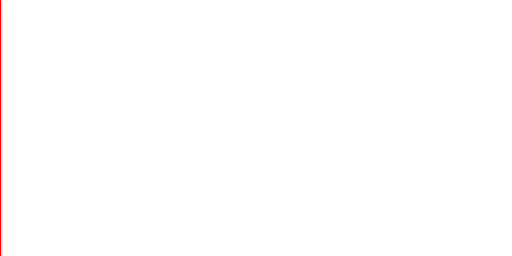
Frame 1 (no input)
Frame 60 (the mouse pressed at the canvas centre just before this capture): identical to frame 1, image omitted
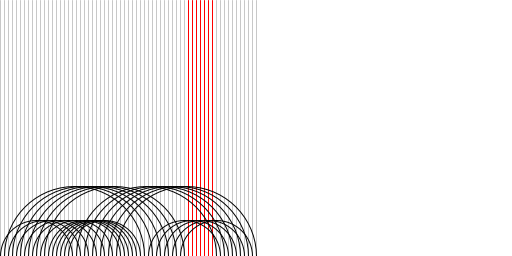
Frame 120 (the mouse held since frame 60 and released just before this capture)

The Processing sketch that drew these frames (run headless with seeded random() and noise(); from frame 60 on, the mouse is pressed at the canvas centre):

// Processing sketch: ShuffleArcs
// ── ShuffleArcs.pde
int sc = 4;
boolean[] swapped;
int[] positions;

void setup() {
  size(512, 256);
  ellipseMode(CORNER);
  noFill();
  smooth();
}

void draw() {
  int n = mouseX / sc + 1;

  int skipAmount = (mouseY / 8) + 1;
  boolean[] swapped = new boolean[n];
  int[] positions = new int[n];
  for(int lowest = 0; lowest < n; lowest++) {
    if(!swapped[lowest]) {
      int start = lowest;
      int skip = 1;
      while(start < n) {
        skip += skipAmount;
        int end = start + skip;
        while(end < n && swapped[end]) {
          skip += skipAmount;
          end += skipAmount;
        }
        if(end < n) {
          swapped[start] = true;
          positions[start] = end;
          swapped[end] = true;
          positions[end] = start;
        }
        start = end;
        while(start < n && swapped[start])
          start++;
      }
    }
  }

  background(255);
  for(int i = 0; i < n; i++) {
    stroke(swapped[i] ? color(200) : color(255, 0, 0));
    line(i * sc, 0, i * sc, height);
  }
  stroke(0);
  for(int i = 0; i < n; i++) {
    if(positions[i] > i) {
      int diff = positions[i] - i;
      diff *= sc;
      ellipse(i * sc, height - diff / 2, diff, diff);
    }
  }
}
